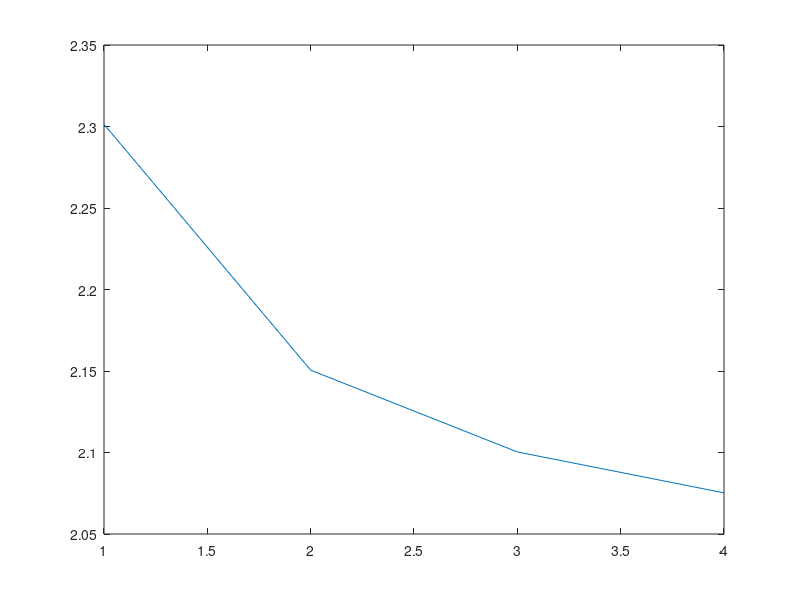
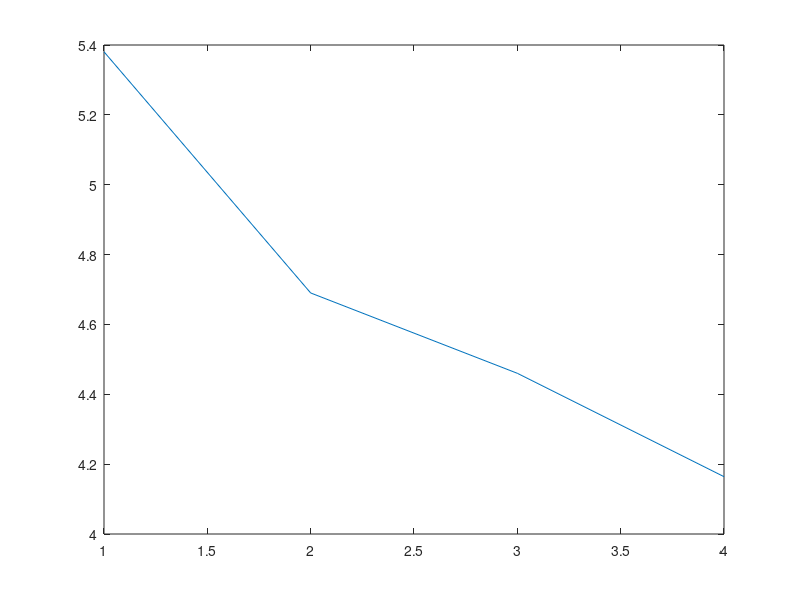
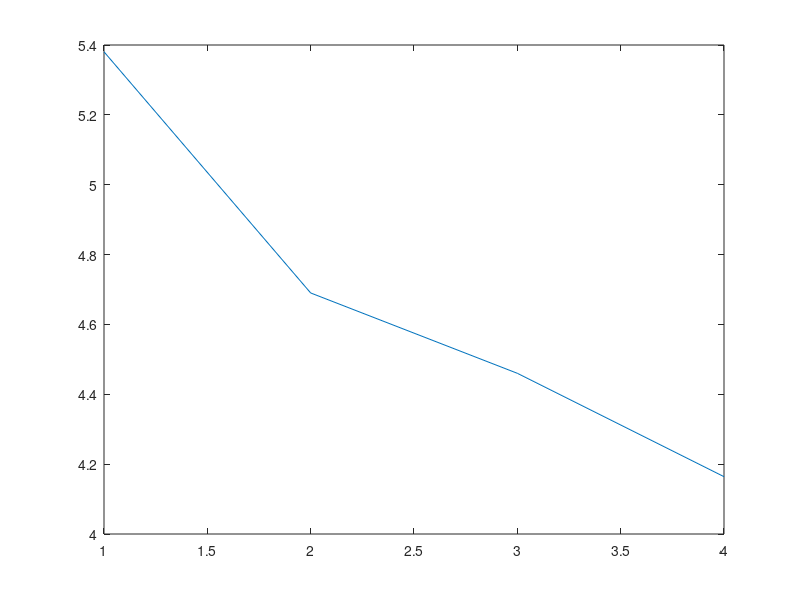
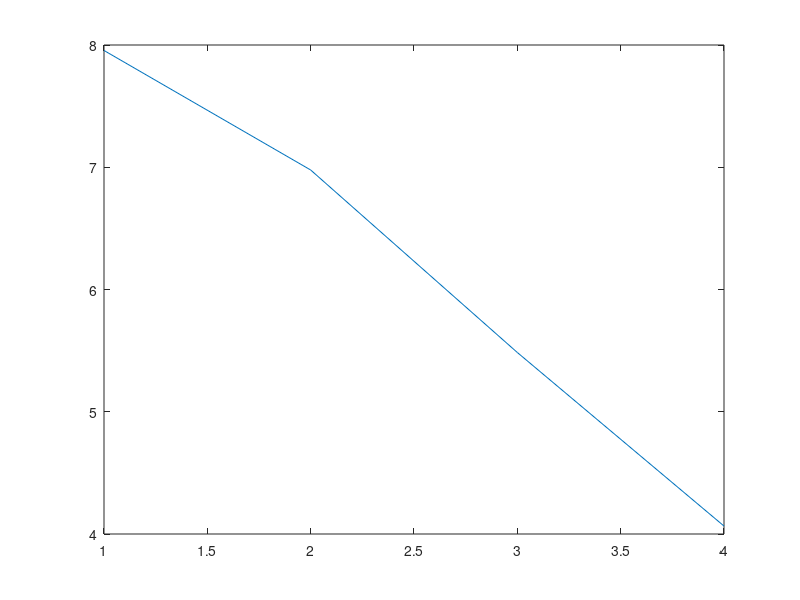

These figures' MATLAB source, in order:
clc;
clear;
format long;
func = @(x) sin(x);
func_integral = @(x) -cos(x);
n = 4;

print = ['Формула левых прямоугольников:'];

disp(print);

figure;
alfas = zeros(1, n);
for i = 1:n
    h = 0.1^i;
    x = [0 ,h];
    real_value = func_integral(x(2))-func_integral(x(1));
    value = func(x(1))*h;
    alfa = log(abs(real_value-value))/log(h);
    print = ['h = ', num2str(h), ' alfa = ', num2str(alfa)];
    disp(print);
    alfas(i) = alfa;
end
x = 1:n;
plot(x, alfas);
disp([' ']);

print = ['Формула средних прямоугольников:'];
disp(print);
figure;
alfas = zeros(1, n);
for i = 1:n
    h = 0.1^i;
    x = [0 ,h];
    real_value = func_integral(x(2))-func_integral(x(1));
    value = (func(x(1))+func(x(2)))/2*h;
    alfa = log(abs(real_value-value))/log(h);
    print = ['h = ', num2str(h), ' alfa = ', num2str(alfa)];
    disp(print);
    alfas(i) = alfa;
end
x = 1:n;
plot(x, alfas);
disp([' ']);

print = ['Формула трапеций:'];
disp(print);
figure;
alfas = zeros(1, n);
for i = 1:n
    h = 0.1^i;
    x = [0 ,h];
    real_value = func_integral(x(2))-func_integral(x(1));
    A = (x(2)-x(1))/2;
    value = A*func(x(1))+A*func(x(2));
    alfa = log(abs(real_value-value))/log(h);
    print = ['h = ', num2str(h), ' alfa = ', num2str(alfa)];
    disp(print);
    alfas(i) = alfa;
end
x = 1:n;
plot(x, alfas);
disp([' ']);

print = ['Формула Cимпсона:'];
disp(print);
figure;
alfas = zeros(1, n);
for i = 1:n
    h = 0.1^i;
    x = [0 ,h, 2*h];
    real_value = func_integral(x(3))-func_integral(x(1));
    value = 2*h*((func(x(1)) + 4*func(x(2)) + func(x(3)))/6);
    alfa = log(abs(real_value-value))/log(h);
    print = ['h = ', num2str(h), ' alfa = ', num2str(alfa)];
    disp(print);
    alfas(i) = alfa;
end
x = 1:n;
plot(x, alfas);
disp([' ']);
